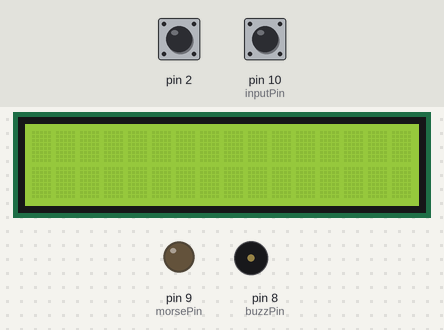
This sketch was run on a simulated Arduino Uno, built with avr-gcc and run on an emulated ATmega328P. Parts: 16×2 character LCD, output pins drawn as LEDs (lit = HIGH), buzzer (waves = sounding, pin HIGH). The inputs (shaded band) are chosen by the test bench; at power-on: pin 10 (inputPin) HIGH, pin 2 HIGH.

Above: at 1.2 s.
1.3 s: pin 10 (inputPin) pulled LOW for 0.15 s
At 2.7 s:
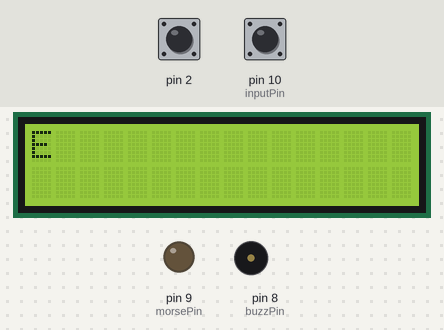
3.4 s: pin 10 (inputPin) pulled LOW for 1 s
At 5.5 s:
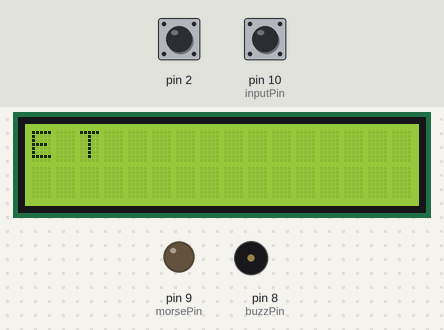
6.4 s: pin 10 (inputPin) pulled LOW for 0.15 s
At 7.7 s:
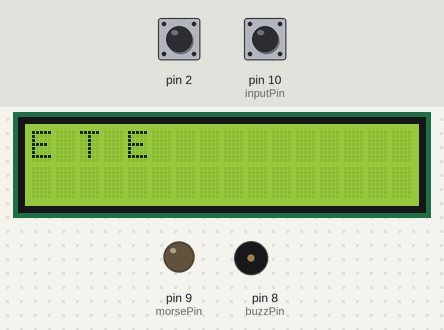
8.5 s: pin 10 (inputPin) pulled LOW for 3.2 s
At 13.4 s:
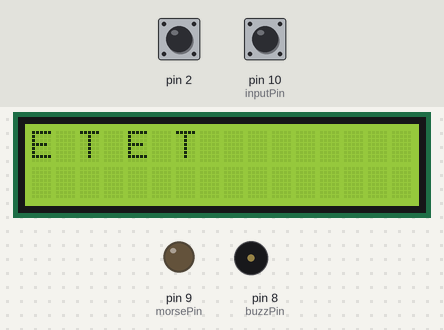
13.7 s: pin 10 (inputPin) pulled LOW for 0.15 s
At 15.5 s:
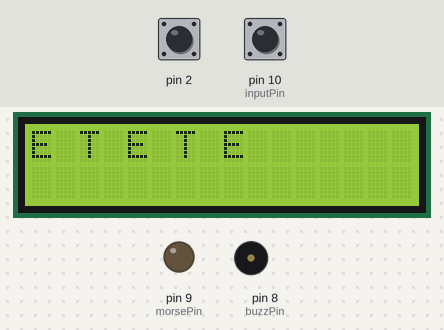
15.8 s: pin 10 (inputPin) pulled LOW for 1 s
At 18.5 s:
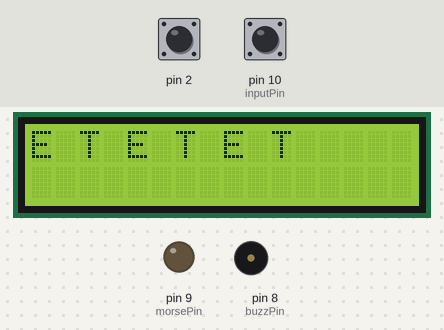
Timing chart, 0 to 19.7 s (numbered marks = the images above; inputs shaded):
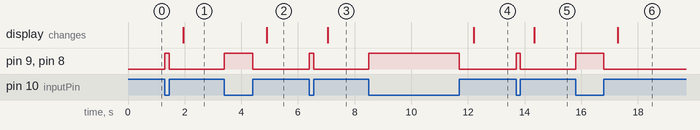

The sketch:

morse_decoder.ino
```cpp
// (licence header left out)
#include <LiquidCrystal.h>
LiquidCrystal lcd(12, 11, 5, 4, 3, 13);
unsigned long signal_valid,timer1,timer2,timer3,timer4;   //timing variables
int inputPin = 10;                      //input pin for push button
int morsePin = 9;                       //output for morse LED
int buzzPin = 8;                        //powers a 555 buzzer circuit (optional)
String code = "";                       //string to hold letters
int space = true;                       //boolean to prevent multiple spaces
int first_space = true;                 //boolean to prevent leading space
int letterCount = 0;                    //keeps count to move on to second line of lcd

void setup() {
  Serial.begin(9600);
  lcd.begin(16, 2);                     //initialise the LCD with 2 rows
  pinMode(buzzPin, OUTPUT);
  pinMode(inputPin, INPUT_PULLUP);      //to help prevent bouncing
  pinMode(2, INPUT_PULLUP);
  attachInterrupt(0, buttonPressed, RISING);
  pinMode(morsePin, OUTPUT);
}

void clearScreen() {
  lcd.clear();
  lcd.setCursor(0,0);
  letterCount = 0;
}

void buttonPressed() {
  first_space = true;
  code = "";
  clearScreen();
}

void loop() {
NextDotDash:

  timer3 = millis();                    //space timer checks time from last press
  while (digitalRead(inputPin) == HIGH) {}
    space = false;                      //reset to allow spaces to occur
    timer1 = millis();                  //letter timer for letter spacing
    digitalWrite(morsePin, HIGH);       //turn on the led :)
    digitalWrite(buzzPin, HIGH);

  while (digitalRead(inputPin) == LOW) {}
    timer2 = millis();
    digitalWrite(morsePin, LOW);        //LED off on button release
    digitalWrite(buzzPin, LOW);
    signal_valid = timer2 - timer1;       //time for which button is pressed

  if (signal_valid > 50) {                //to account for switch debouncing
    code += morsify();                   //function to read dot or dash
  }

  while ((millis() - timer2) < 500) {   //move to next letter after 0.5sec
    timer4 = millis();
    if ((timer4 - timer3) > 2000) {     // add a space at 2secs
      if (space == false && first_space == false) {
      lcd.print(" ");
      letterCount += 1;
      space = true;
      }
    }
    if (digitalRead(inputPin) == LOW) {
      goto NextDotDash;
    }
  }
  decoder();                          //function to decipher code into alphabet
}

char morsify() {
  if (signal_valid < 250 && signal_valid > 50)
  {
    return '0';                        //dot if signal < than 0.25sec
  }
  else if (signal_valid > 250)
  {
    return '1';                        //dash if signal > 0.25 sec
  }
}

void decoder() {

  static String letters[] = {"01", "1000", "1010", "100", "0", "0010", "110",
                             "0000", "00", "0111", "101", "0100", "11", "10",
                             "111", "0110", "1101","010", "000", "1", "001",
                             "0001", "011", "1001", "1011", "1100", "E"};

  static String numbers[] = {"11111", "01111", "00111", "00011", "00001",
                             "00000", "10000", "11000", "11100", "11110", "E"};

  int i = 0;                          //counter for letters loop
  int j = 0;                          //counter for numbers loop

  if (code == "010101") {             //manual checks for punctuation
    lcd.print(".");
  }
  else if (code == "110011") {
    lcd.print(",");
  }
  else if (code == "001100") {
    lcd.print("?");
  }
  else if (code == "10010") {
    lcd.print("/");
  }
  else if (code == "011010") {
    lcd.print("@");
  }
  else {
    while (letters[i] != "E") {       //loops letter array for match
      if (letters[i] == code) {
        lcd.print(char('A' + i));     //adds index of the array to 'A' to give letter
        break;
      }
      i++;
    }
    while (numbers[j] != "E") {       //loops number array for match
      if (numbers[j] == code) {
        lcd.print(0 + j);             //adds index of the array to 0 to give number
        break;
      }
      j++;
    }
    if (letters[i] == "E" && numbers[j] == "E") {
      lcd.print("#");                 //hash if character not found
    }
  }

  code = "";                          //empty code variable for next loop
  first_space = false;                //spaces can happen after first loop
  letterCount += 1;

  if (letterCount == 16) {           //move to second line after 16 chars
    lcd.setCursor(0,1);
  }
  else if (letterCount == 32) {       //clear screen after 32 chars
    delay(1000);
    clearScreen();
    letterCount = 0;
    first_space = true;
  }
}
```

Measured:
- after the input at 1.3 s, pin 9 (morsePin), pin 8 (buzzPin): LOW → HIGH at once, → LOW 0.15 s later; the display: changes after 0.65 s (image 1)
- after the input at 3.4 s, pin 9 (morsePin), pin 8 (buzzPin): LOW → HIGH at once, → LOW 1.0 s later; the display: changes after 1.5 s (image 2)
- after the input at 6.4 s, pin 9 (morsePin), pin 8 (buzzPin): LOW → HIGH at once, → LOW 0.15 s later; the display: changes after 0.65 s (image 3)
- after the input at 8.5 s, pin 9 (morsePin), pin 8 (buzzPin): LOW → HIGH at once, → LOW 3.2 s later; the display: changes after 3.7 s (image 4)
- after the input at 13.7 s, pin 9 (morsePin), pin 8 (buzzPin): LOW → HIGH at once, → LOW 0.15 s later; the display: changes after 0.65 s (image 5)
- after the input at 15.8 s, pin 9 (morsePin), pin 8 (buzzPin): LOW → HIGH at once, → LOW 1.0 s later; the display: changes after 1.5 s (image 6)
